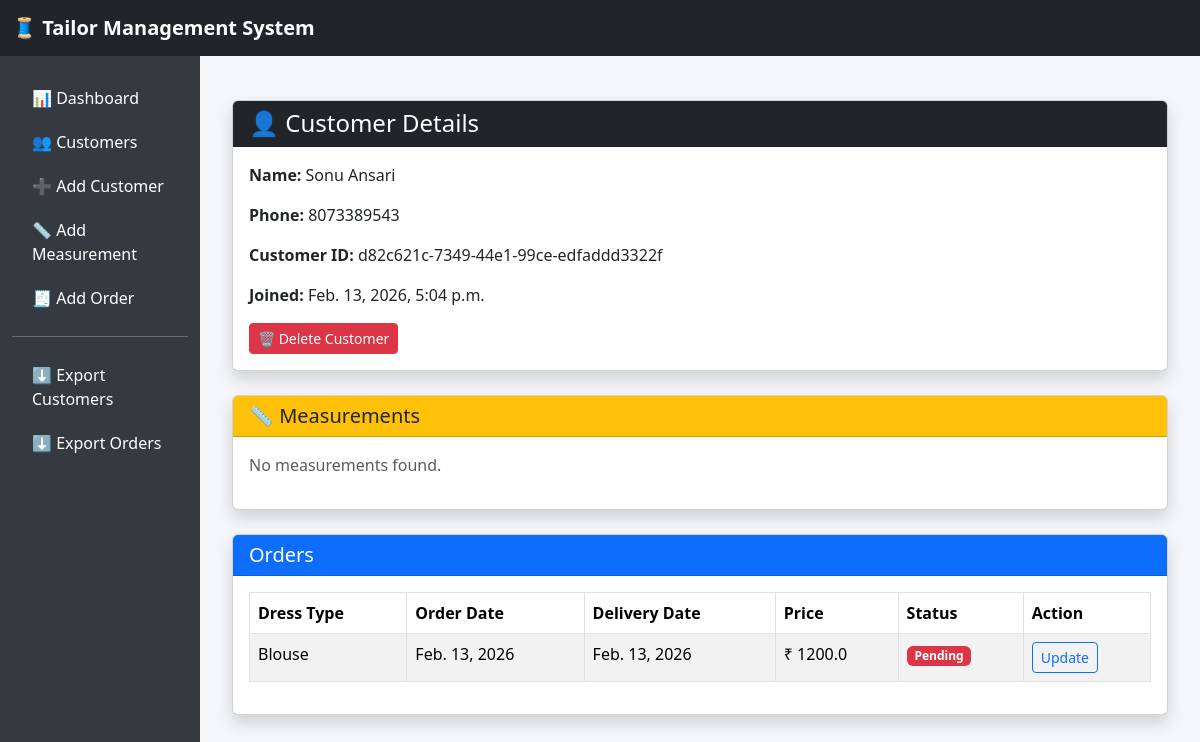
/customers/7/, run on the app's committed database.
### Tailor/models.py (models this page shows, shortened)
class Customer(models.Model):
    customer_id = models.UUIDField(default=uuid.uuid4, editable=False, unique=True)
    name = models.CharField(max_length=100)
    phone = models.CharField(max_length=15)
    created_at = models.DateTimeField(auto_now_add=True)

class Order(models.Model):
    STATUS = [
        ('Pending', 'Pending'),
        ('In Progress', 'In Progress'),
        ('Completed', 'Completed'),
    ]
    customer = models.ForeignKey(Customer, on_delete=models.CASCADE, related_name="orders")
    dress_type = models.CharField(max_length=50)
    coming_date = models.DateField(auto_now_add=True)  # 🔥 Auto order date
    delivery_date = models.DateField()
    price = models.FloatField()
    status = models.CharField(max_length=20, choices=STATUS, default='Pending')

### Tailor/views.py (the view)
# urls.py: path('customers/<int:pk>/', views.customer_detail, name='customer_detail'),
def customer_detail(request, pk):
    customer = get_object_or_404(Customer, pk=pk)
    context = {
        "customer": customer,
        "measurements":customer.measurements.all(),
        "orders": customer.orders.all(),
    }
    return render(request, "Tailor/customer_detail.html", context)

### Tailor/templates/Tailor/customer_detail.html
{% extends "tailor/base.html" %}
{% block content %}
<div class="container mt-4">
    <div class="card shadow mb-4">
        <div class="card-header bg-dark text-white">
            <h4 class="mb-0">👤 Customer Details</h4>
        </div>
        <div class="card-body">
            <p><strong>Name:</strong> {{ customer.name }}</p>
            <p><strong>Phone:</strong> {{ customer.phone }}</p>
            <p><strong>Customer ID:</strong> {{ customer.customer_id }}</p>
            <p><strong>Joined:</strong> {{ customer.created_at }}</p>
            <a href="{% url 'delete_customer' customer.id %}"
               class="btn btn-danger btn-sm">
                🗑 Delete Customer
            </a>
        </div>
    </div>
    <div class="card shadow mb-4">
        <div class="card-header bg-warning">
            <h5 class="mb-0">📏 Measurements</h5>
        </div>
        <div class="card-body">
            {% if measurements %}
                <table class="table table-bordered table-striped">
                    <thead>
                        <tr>
                            <th>Dress Type</th>
                            <th>Measurements</th>
                            <th>Created At</th>
                        </tr>
                    </thead>
                    <tbody>
                        {% for m in measurements %}
                        <tr>
                            <td>{{ m.dress_type }}</td>
                            <td>
                                <pre class="mb-0">{{ m.measurements }}</pre>
                            </td>
                            <td>{{ m.created_at }}</td>
                        </tr>
                        {% endfor %}
                    </tbody>
                </table>
            {% else %}
                <p class="text-muted">No measurements found.</p>
            {% endif %}
        </div>
    </div>
    <div class="card shadow mt-4">
        <div class="card-header bg-primary text-white">
            <h5 class="mb-0">Orders</h5>
        </div>
        <div class="card-body">
            {% if orders %}
                <table class="table table-bordered table-striped">
                    <thead>
                        <tr>
                            <th>Dress Type</th>
                            <th>Order Date</th>
                            <th>Delivery Date</th>
                            <th>Price</th>
                            <th>Status</th>
                            <th>Action</th>
                        </tr>
                    </thead>
                    <tbody>
                        {% for order in orders %}
                        <tr>
                            <td>{{ order.dress_type }}</td>
                            <td>{{ order.coming_date }}</td>
                            <td>{{ order.delivery_date }}</td>
                            <td>₹ {{ order.price }}</td>
                            <td>
                                <span class="badge
                                    {% if order.status == 'Completed' %} bg-success
                                    {% elif order.status == 'In Progress' %} bg-warning
                                    {% elif order.status == 'Pending' %} bg-danger
                                    {% else %} bg-info
                                    {% endif %}">
                                    {{ order.status }}
                                </span>
                            </td>
                            <td>
                                <a href="{% url 'update_order' order.id %}"
                                class="btn btn-sm btn-outline-primary">
                                    Update
                                </a>
                            </td>
                        </tr>
                        {% endfor %}
                    </tbody>
                </table>
                {% else %}
            <p class="text-muted">No orders found.</p>
            {% endif %}
        </div>
    </div>
{% endblock %}

### Tailor/templates/Tailor/base.html (style rules this page uses)
body { background-color: #f4f6f9; }

### data on the page
Customer: name "Sonu Ansari", phone "8073389543", customer_id "d82c621c-7349-44e1-99ce-edfaddd3322f", created_at "Feb. 13, 2026, 5:04 p.m."
Order: dress_type "Blouse", coming_date "Feb. 13, 2026", delivery_date "Feb. 13, 2026", price "1200.0", status "Pending"
